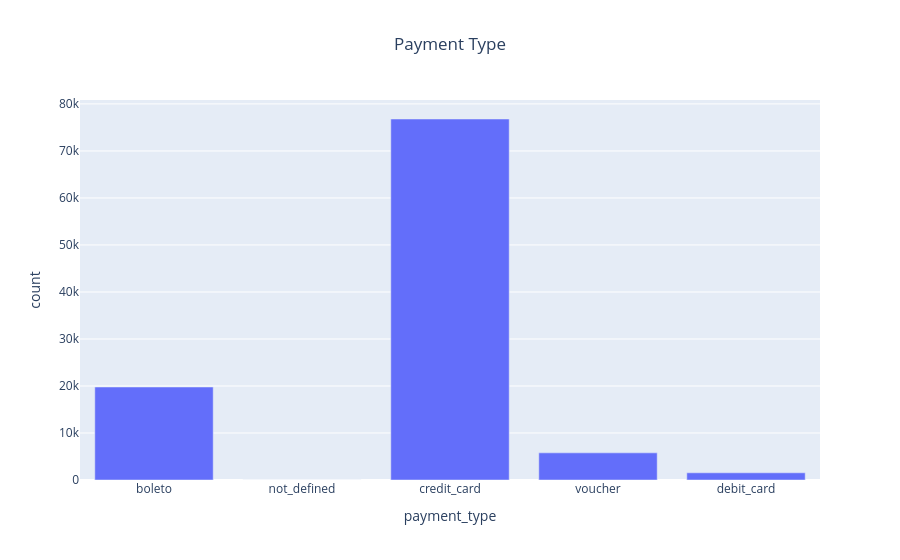

Notebook code for this chart:
### Code cell
fig = (order_payments.groupby("payment_type").count()
).plot.bar(x="payment_type", y="count", title="Payment Type")
fig.update_layout(title_x=0.5)

### Figure 1 — Plotly figure (JSON) as saved in the notebook; plotly's stock layout.template omitted (floating-point values rounded to 4 significant figures)
{"data": [{"alignmentgroup": "True", "hovertemplate": "payment_type=%{x}<br>count=%{y}<extra></extra>", "legendgroup": "", "marker": {"color": "#636efa", "pattern": {"shape": ""}}, "name": "", "offsetgroup": "", "orientation": "v", "showlegend": false, "textposition": "auto", "type": "bar", "x": ["boleto", "not_defined", "credit_card", "voucher", "debit_card"], "xaxis": "x", "y": [19784, 3, 76795, 5775, 1529], "yaxis": "y"}], "layout": {"barmode": "relative", "legend": {"tracegroupgap": 0}, "title": {"text": "Payment Type", "x": 0.5}, "xaxis": {"anchor": "y", "domain": [0, 1], "title": {"text": "payment_type"}}, "yaxis": {"anchor": "x", "domain": [0, 1], "title": {"text": "count"}}}}
